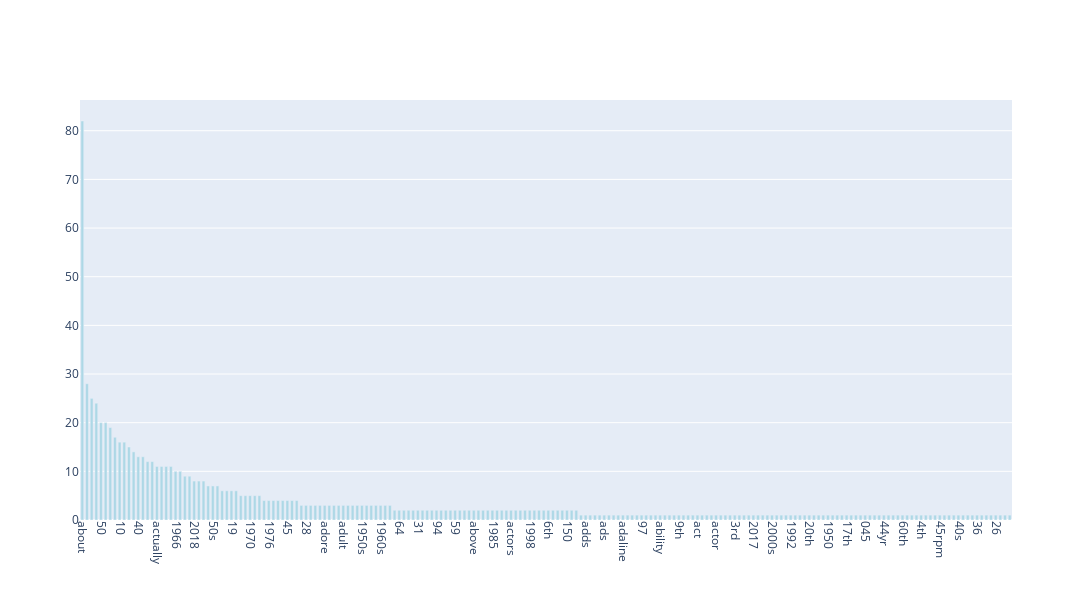

Source (notebook cell):
### Code cell
# sort by frequencies

df = pd.DataFrame({
    'words': count_vect.get_feature_names_out()[:200],
    'frequencies': term_frequencies[:200]
})

df = df.sort_values('frequencies', ascending=False)

fig = go.Figure(data=[go.Bar(
    x=df['words'],
    y=df['frequencies'],
    hoverinfo='x+y',
    marker_color='lightblue'
)])

fig.update_layout(
    xaxis_tickangle=90,
    height=600,
    width=1200,
    bargap=0.4
)

fig.show()

### Figure 1 — Plotly figure (JSON) as saved in the notebook; plotly's stock layout.template omitted (floating-point values rounded to 4 significant figures; data arrays with more than 128 entries replaced by an {"elided": "..."} marker saying what was removed)
{"data": [{"hoverinfo": "x+y", "marker": {"color": "lightblue"}, "type": "bar", "x": {"elided": "200 str values"}, "y": {"elided": "200 int values"}}], "layout": {"bargap": 0.4, "height": 600, "width": 1200, "xaxis": {"autorange": true, "range": [-0.5, 199.5], "tickangle": 90, "type": "category"}, "yaxis": {"autorange": true, "range": [0, 86.32], "type": "linear"}}}
